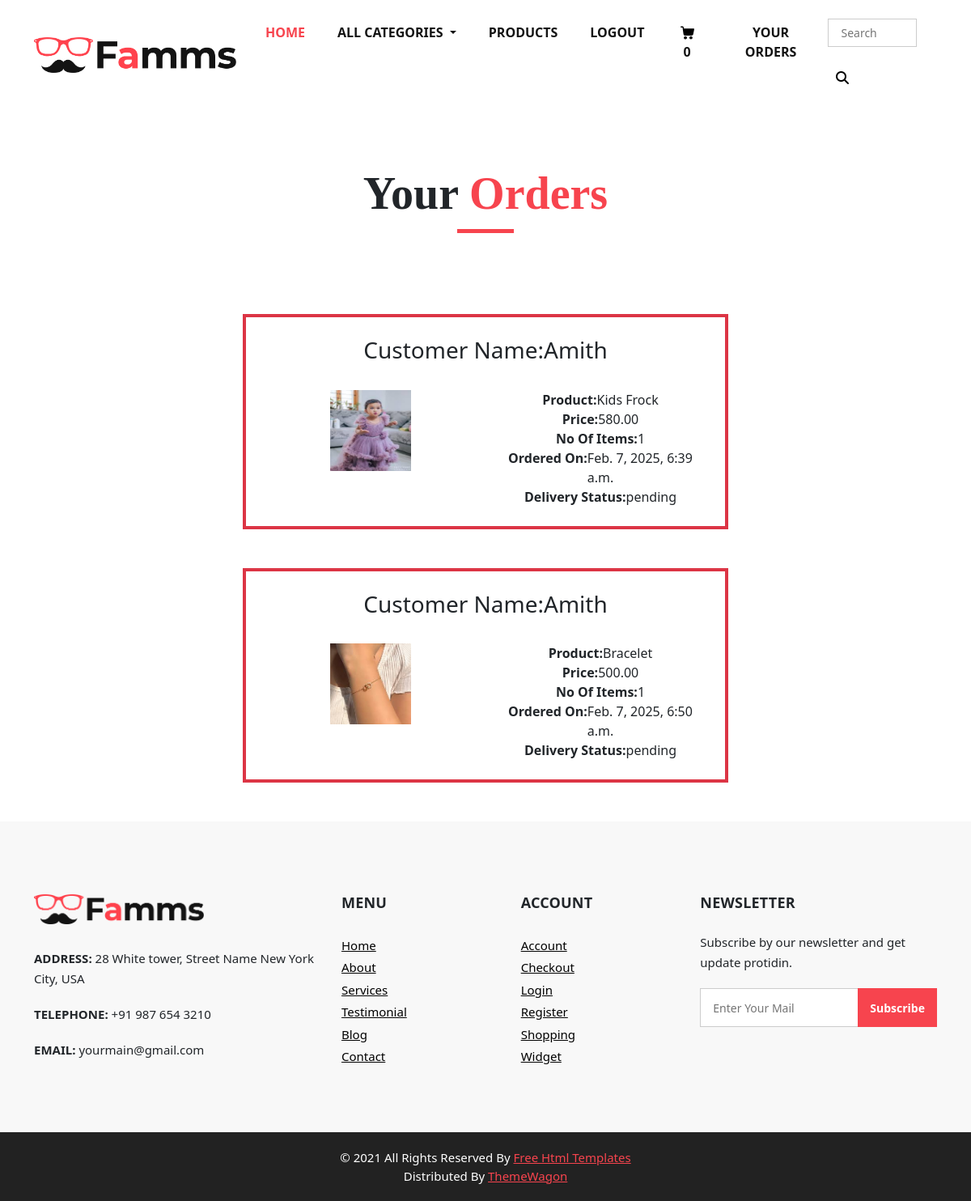
Page /cart/orders (signed in) on the committed database.
### cart/models.py (models this page shows, shortened)
class Order_details(models.Model):
    product=models.ForeignKey(Product,on_delete=models.CASCADE)
    user=models.ForeignKey(User,on_delete=models.CASCADE)
    no_of_items=models.IntegerField()
    address=models.TextField()
    phone=models.BigIntegerField()
    pin=models.IntegerField()
    order_id=models.CharField(max_length=30)
    payment_status=models.CharField(max_length=30,default="pending")
    delivery_status=models.CharField(max_length=30,default="pending")
    ordered_date=models.DateTimeField(auto_now_add=True)

### shop/models.py (models this page shows, shortened)
class Product(models.Model):
    name=models.CharField(max_length=40)
    price=models.DecimalField(max_digits=10,decimal_places=2)
    stock=models.IntegerField()
    description=models.TextField()
    image=models.ImageField(upload_to="media/products",blank=True,null=True)
    available=models.BooleanField(default=True)
    created=models.DateTimeField(auto_now_add=True)
    updated=models.DateTimeField(auto_now=True)
    category=models.ForeignKey(Category,on_delete=models.CASCADE,related_name="product")

### cart/views.py (the view)
# urls.py: path('orders',views.your_orders,name="orders"),
def your_orders(request):
    u=request.user
    o=Order_details.objects.filter(user=u,payment_status="completed")
    context={'orders':o}
    return render(request,'orders.html',context)

### cart/context_processors.py (called while the page is built)
def count_items(request):
    u = request.user
    count = 0
    if request.user.is_authenticated:
        c = Cart.objects.filter(user=u)
        for i in c:
            count += i.quantity
    return {'count':count}

### shop/context_processors.py (called while the page is built)
def links(request):
    c=Category.objects.all()
    return {'links':c}

### templates/orders.html (shortened to what this page needs)
{% extends 'base.html' %}
{% load static %}
{% block content %}
    <section class="product_section layout_padding" id="cat">
         <div class="container">
            <div class="heading_container heading_center">
               <h2>
                  Your <span>Orders</span>
               </h2>
            </div>
         </div>
</section>
    {% for i in orders %}
    <div class="container w-50 border border-4 border-danger p-4 mb-5 text-center ">
        <h3>Customer Name:{{user.username}}</h3><br>
        <div class="row">
            <div class="col-6">
    <img src="{{i.product.image.url}}" height="100px" width="100px"><br><br>
                </div>
            <div class="col-6">
    <strong>Product:</strong>{{i.product.name}}<br>
        <strong>Price:</strong>{{i.product.price}}<br>
        <strong>No Of Items:</strong>{{i.no_of_items}}<br>
        <strong>Ordered On:</strong>{{i.ordered_date}}<br>
        <strong>Delivery Status:</strong>{{i.delivery_status}}<br>
            </div>
            </div>
    </div>
    {% endfor %}
{% endblock %}

### static/css/style.css (style rules this page uses)
* { box-sizing: border-box; }
body { font-family: 'Montserrat', sans-serif; color: #0c0c0c; background-color: #ffffff; overflow-x: hidden; }
.layout_padding { padding: 70px 0; }
h1, h2 { font-family: 'Playfair Display', serif; }
.heading_container { display: -webkit-box; display: -ms-flexbox; display: flex; -webkit-box-orient: vertical; -webkit-box-direction: normal; -ms-flex-direction: column; flex-direction: column; -webkit-box-align: start; -ms-flex-align: start; align-items: flex-start; }
.heading_container h2 { position: relative; margin-bottom: 0; font-size: 3.5rem; font-weight: bold; }
.heading_container h2::after { content: ""; display: block; width: 70px; height: 5px; background: #f7444e; margin: 10px auto 10px; }
.heading_container h2 span { color: #f7444e; }
.heading_container.heading_center { -webkit-box-align: center; -ms-flex-align: center; align-items: center; text-align: center; }
.product_section .heading_container { margin-bottom: 20px; }

### static/css/responsive.css (style rules this page uses)
@media (min-width: 1200px) { .container { max-width: 1170px; } }

### rows in the picture
Order_details: product.image (picture), product.name "Kids Frock", product.price "580.00", no_of_items "1", ordered_date "Feb. 7, 2025, 6:39 a.m.", delivery_status "pending"
Order_details: product.image (picture), product.name "Bracelet", product.price "500.00", no_of_items "1", ordered_date "Feb. 7, 2025, 6:50 a.m.", delivery_status "pending"

### other values in the picture
{{ count }} "0"
{{ user.username }} "Amith"
